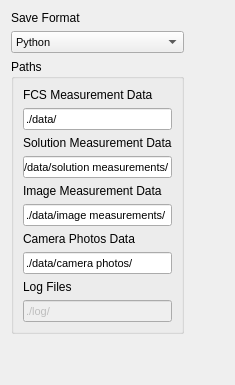
        <widget class="QWidget" name="data">
         <attribute name="title">
          <string>Data</string>
         </attribute>
         <layout class="QGridLayout" name="gridLayout_2">
          <item row="0" column="0">
           <layout class="QVBoxLayout" name="verticalLayout_16">
            <item>
             <layout class="QVBoxLayout" name="verticalLayout_101">
              <item>
               <widget class="QLabel" name="label_44">
                <property name="maximumSize">
                 <size>
                  <width>16777215</width>
                  <height>20</height>
                 </size>
                </property>
                <property name="text">
                 <string>Save Format</string>
                </property>
               </widget>
              </item>
              <item>
               <widget class="QComboBox" name="saveFormat">
                <property name="font">
                 <font>
                  <pointsize>8</pointsize>
                 </font>
                </property>
                <item>
                 <property name="text">
                  <string>Python</string>
                 </property>
                </item>
                <item>
                 <property name="text">
                  <string>MATLAB</string>
                 </property>
                </item>
               </widget>
              </item>
             </layout>
            </item>
            <item>
             <widget class="QGroupBox" name="groupBox_4">
              <property name="title">
               <string>Paths</string>
              </property>
              <layout class="QVBoxLayout" name="verticalLayout_5">
               <item>
                <layout class="QVBoxLayout" name="verticalLayout_9">
                 <item>
                  <layout class="QVBoxLayout" name="verticalLayout_15">
                   <item>
                    <widget class="QLabel" name="label_13">
                     <property name="text">
                      <string>FCS Measurement Data</string>
                     </property>
                    </widget>
                   </item>
                   <item>
                    <widget class="QLineEdit" name="fcsDataPath">
                     <property name="enabled">
                      <bool>true</bool>
                     </property>
                     <property name="font">
                      <font>
                       <pointsize>8</pointsize>
                      </font>
                     </property>
                     <property name="text">
                      <string>./data/</string>
                     </property>
                    </widget>
                   </item>
                  </layout>
                 </item>
                 <item>
                  <widget class="QLabel" name="label_8">
                   <property name="text">
                    <string>Solution Measurement Data</string>
                   </property>
                  </widget>
                 </item>
                 <item>
                  <widget class="QLineEdit" name="solDataPath">
                   <property name="enabled">
                    <bool>true</bool>
                   </property>
                   <property name="font">
                    <font>
                     <pointsize>8</pointsize>
                    </font>
                   </property>
                   <property name="text">
                    <string>./data/solution measurements/</string>
                   </property>
                  </widget>
                 </item>
                </layout>
               </item>
               <item>
                <layout class="QVBoxLayout" name="verticalLayout">
                 <item>
                  <widget class="QLabel" name="label_9">
                   <property name="text">
                    <string>Image Measurement Data</string>
                   </property>
                  </widget>
                 </item>
                 <item>
                  <widget class="QLineEdit" name="imgDataPath">
                   <property name="enabled">
                    <bool>true</bool>
                   </property>
                   <property name="font">
                    <font>
                     <pointsize>8</pointsize>
                    </font>
                   </property>
                   <property name="text">
                    <string>./data/image measurements/</string>
                   </property>
                  </widget>
                 </item>
                </layout>
               </item>
               <item>
                <layout class="QVBoxLayout" name="verticalLayout_13">
                 <item>
                  <widget class="QLabel" name="label_11">
                   <property name="text">
                    <string>Camera Photos Data</string>
                   </property>
                  </widget>
                 </item>
                 <item>
                  <widget class="QLineEdit" name="camDataPath">
                   <property name="enabled">
                    <bool>true</bool>
                   </property>
                   <property name="font">
                    <font>
                     <pointsize>8</pointsize>
                    </font>
                   </property>
                   <property name="text">
                    <string>./data/camera photos/</string>
                   </property>
                  </widget>
                 </item>
                </layout>
               </item>
               <item>
                <layout class="QVBoxLayout" name="verticalLayout_14">
                 <item>
                  <widget class="QLabel" name="label_12">
                   <property name="text">
                    <string>Log Files</string>
                   </property>
                  </widget>
                 </item>
                 <item>
                  <widget class="QLineEdit" name="logDataPath">
                   <property name="enabled">
                    <bool>false</bool>
                   </property>
                   <property name="font">
                    <font>
                     <pointsize>8</pointsize>
                    </font>
                   </property>
                   <property name="text">
                    <string>./log/</string>
                   </property>
                  </widget>
                 </item>
                </layout>
               </item>
              </layout>
             </widget>
            </item>
           </layout>
          </item>
          <item row="0" column="1">
           <spacer name="horizontalSpacer_5">
            <property name="orientation">
             <enum>Qt::Horizontal</enum>
            </property>
            <property name="sizeHint" stdset="0">
             <size>
              <width>40</width>
              <height>20</height>
             </size>
            </property>
           </spacer>
          </item>
          <item row="1" column="0">
           <spacer name="verticalSpacer_3">
            <property name="orientation">
             <enum>Qt::Vertical</enum>
            </property>
            <property name="sizeHint" stdset="0">
             <size>
              <width>20</width>
              <height>40</height>
             </size>
            </property>
           </spacer>
          </item>
         </layout>
        </widget>
